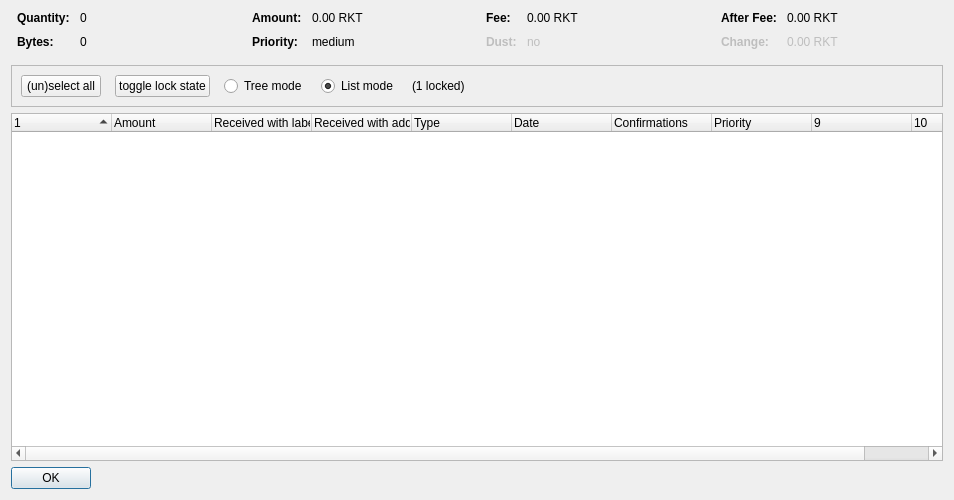
<?xml version="1.0" encoding="UTF-8"?>
<ui version="4.0">
 <class>CoinControlDialog</class>
 <widget class="QDialog" name="CoinControlDialog">
  <property name="geometry">
   <rect>
    <x>0</x>
    <y>0</y>
    <width>954</width>
    <height>500</height>
   </rect>
  </property>
  <property name="windowTitle">
   <string>Coin Selection</string>
  </property>
  <layout class="QVBoxLayout" name="verticalLayout">
   <item>
    <layout class="QHBoxLayout" name="horizontalLayoutTop" stretch="0,0,0,0">
     <property name="topMargin">
      <number>0</number>
     </property>
     <property name="bottomMargin">
      <number>10</number>
     </property>
     <item>
      <layout class="QFormLayout" name="formLayoutCoinControl1">
       <property name="horizontalSpacing">
        <number>10</number>
       </property>
       <property name="verticalSpacing">
        <number>10</number>
       </property>
       <property name="leftMargin">
        <number>6</number>
       </property>
       <property name="rightMargin">
        <number>6</number>
       </property>
       <item row="0" column="0">
        <widget class="QLabel" name="labelCoinControlQuantityText">
         <property name="font">
          <font>
           <weight>75</weight>
           <bold>true</bold>
          </font>
         </property>
         <property name="text">
          <string>Quantity:</string>
         </property>
        </widget>
       </item>
       <item row="0" column="1">
        <widget class="QLabel" name="labelCoinControlQuantity">
         <property name="cursor">
          <cursorShape>IBeamCursor</cursorShape>
         </property>
         <property name="contextMenuPolicy">
          <enum>Qt::ActionsContextMenu</enum>
         </property>
         <property name="text">
          <string notr="true">0</string>
         </property>
         <property name="textInteractionFlags">
          <set>Qt::LinksAccessibleByMouse|Qt::TextSelectableByKeyboard|Qt::TextSelectableByMouse</set>
         </property>
        </widget>
       </item>
       <item row="1" column="0">
        <widget class="QLabel" name="labelCoinControlBytesText">
         <property name="font">
          <font>
           <weight>75</weight>
           <bold>true</bold>
          </font>
         </property>
         <property name="text">
          <string>Bytes:</string>
         </property>
        </widget>
       </item>
       <item row="1" column="1">
        <widget class="QLabel" name="labelCoinControlBytes">
         <property name="cursor">
          <cursorShape>IBeamCursor</cursorShape>
         </property>
         <property name="contextMenuPolicy">
          <enum>Qt::ActionsContextMenu</enum>
         </property>
         <property name="text">
          <string notr="true">0</string>
         </property>
         <property name="textInteractionFlags">
          <set>Qt::LinksAccessibleByMouse|Qt::TextSelectableByKeyboard|Qt::TextSelectableByMouse</set>
         </property>
        </widget>
       </item>
      </layout>
     </item>
     <item>
      <layout class="QFormLayout" name="formLayoutCoinControl2">
       <property name="horizontalSpacing">
        <number>10</number>
       </property>
       <property name="verticalSpacing">
        <number>10</number>
       </property>
       <property name="leftMargin">
        <number>6</number>
       </property>
       <property name="rightMargin">
        <number>6</number>
       </property>
       <item row="0" column="0">
        <widget class="QLabel" name="labelCoinControlAmountText">
         <property name="font">
          <font>
           <weight>75</weight>
           <bold>true</bold>
          </font>
         </property>
         <property name="text">
          <string>Amount:</string>
         </property>
        </widget>
       </item>
       <item row="0" column="1">
        <widget class="QLabel" name="labelCoinControlAmount">
         <property name="cursor">
          <cursorShape>IBeamCursor</cursorShape>
         </property>
         <property name="contextMenuPolicy">
          <enum>Qt::ActionsContextMenu</enum>
         </property>
         <property name="text">
          <string notr="true">0.00 RKT</string>
         </property>
         <property name="textInteractionFlags">
          <set>Qt::LinksAccessibleByMouse|Qt::TextSelectableByKeyboard|Qt::TextSelectableByMouse</set>
         </property>
        </widget>
       </item>
       <item row="1" column="0">
        <widget class="QLabel" name="labelCoinControlPriorityText">
         <property name="font">
          <font>
           <weight>75</weight>
           <bold>true</bold>
          </font>
         </property>
         <property name="text">
          <string>Priority:</string>
         </property>
        </widget>
       </item>
       <item row="1" column="1">
        <widget class="QLabel" name="labelCoinControlPriority">
         <property name="cursor">
          <cursorShape>IBeamCursor</cursorShape>
         </property>
         <property name="contextMenuPolicy">
          <enum>Qt::ActionsContextMenu</enum>
         </property>
         <property name="text">
          <string>medium</string>
         </property>
         <property name="textInteractionFlags">
          <set>Qt::LinksAccessibleByMouse|Qt::TextSelectableByKeyboard|Qt::TextSelectableByMouse</set>
         </property>
        </widget>
       </item>
      </layout>
     </item>
     <item>
      <layout class="QFormLayout" name="formLayoutCoinControl3">
       <property name="horizontalSpacing">
        <number>10</number>
       </property>
       <property name="verticalSpacing">
        <number>10</number>
       </property>
       <property name="leftMargin">
        <number>6</number>
       </property>
       <property name="rightMargin">
        <number>6</number>
       </property>
       <item row="0" column="0">
        <widget class="QLabel" name="labelCoinControlFeeText">
         <property name="font">
          <font>
           <weight>75</weight>
           <bold>true</bold>
          </font>
         </property>
         <property name="text">
          <string>Fee:</string>
         </property>
        </widget>
       </item>
       <item row="0" column="1">
        <widget class="QLabel" name="labelCoinControlFee">
         <property name="cursor">
          <cursorShape>IBeamCursor</cursorShape>
         </property>
         <property name="contextMenuPolicy">
          <enum>Qt::ActionsContextMenu</enum>
         </property>
         <property name="text">
          <string notr="true">0.00 RKT</string>
         </property>
         <property name="textInteractionFlags">
          <set>Qt::LinksAccessibleByMouse|Qt::TextSelectableByKeyboard|Qt::TextSelectableByMouse</set>
         </property>
        </widget>
       </item>
       <item row="1" column="0">
        <widget class="QLabel" name="labelCoinControlLowOutputText">
         <property name="enabled">
          <bool>false</bool>
         </property>
         <property name="font">
          <font>
           <weight>75</weight>
           <bold>true</bold>
          </font>
         </property>
         <property name="text">
          <string>Dust:</string>
         </property>
        </widget>
       </item>
       <item row="1" column="1">
        <widget class="QLabel" name="labelCoinControlLowOutput">
         <property name="enabled">
          <bool>false</bool>
         </property>
         <property name="cursor">
          <cursorShape>IBeamCursor</cursorShape>
         </property>
         <property name="contextMenuPolicy">
          <enum>Qt::ActionsContextMenu</enum>
         </property>
         <property name="text">
          <string>no</string>
         </property>
         <property name="textInteractionFlags">
          <set>Qt::LinksAccessibleByMouse|Qt::TextSelectableByKeyboard|Qt::TextSelectableByMouse</set>
         </property>
        </widget>
       </item>
      </layout>
     </item>
     <item>
      <layout class="QFormLayout" name="formLayoutCoinControl4">
       <property name="horizontalSpacing">
        <number>10</number>
       </property>
       <property name="verticalSpacing">
        <number>10</number>
       </property>
       <property name="leftMargin">
        <number>6</number>
       </property>
       <property name="rightMargin">
        <number>6</number>
       </property>
       <item row="0" column="0">
        <widget class="QLabel" name="labelCoinControlAfterFeeText">
         <property name="font">
          <font>
           <weight>75</weight>
           <bold>true</bold>
          </font>
         </property>
         <property name="text">
          <string>After Fee:</string>
         </property>
        </widget>
       </item>
       <item row="0" column="1">
        <widget class="QLabel" name="labelCoinControlAfterFee">
         <property name="cursor">
          <cursorShape>IBeamCursor</cursorShape>
         </property>
         <property name="contextMenuPolicy">
          <enum>Qt::ActionsContextMenu</enum>
         </property>
         <property name="text">
          <string notr="true">0.00 RKT</string>
         </property>
         <property name="textInteractionFlags">
          <set>Qt::LinksAccessibleByMouse|Qt::TextSelectableByKeyboard|Qt::TextSelectableByMouse</set>
         </property>
        </widget>
       </item>
       <item row="1" column="0">
        <widget class="QLabel" name="labelCoinControlChangeText">
         <property name="enabled">
          <bool>false</bool>
         </property>
         <property name="font">
          <font>
           <weight>75</weight>
           <bold>true</bold>
          </font>
         </property>
         <property name="text">
          <string>Change:</string>
         </property>
        </widget>
       </item>
       <item row="1" column="1">
        <widget class="QLabel" name="labelCoinControlChange">
         <property name="enabled">
          <bool>false</bool>
         </property>
         <property name="cursor">
          <cursorShape>IBeamCursor</cursorShape>
         </property>
         <property name="contextMenuPolicy">
          <enum>Qt::ActionsContextMenu</enum>
         </property>
         <property name="text">
          <string notr="true">0.00 RKT</string>
         </property>
         <property name="textInteractionFlags">
          <set>Qt::LinksAccessibleByMouse|Qt::TextSelectableByKeyboard|Qt::TextSelectableByMouse</set>
         </property>
        </widget>
       </item>
      </layout>
     </item>
    </layout>
   </item>
   <item>
    <widget class="QFrame" name="frame">
     <property name="minimumSize">
      <size>
       <width>0</width>
       <height>40</height>
      </size>
     </property>
     <property name="frameShape">
      <enum>QFrame::StyledPanel</enum>
     </property>
     <property name="frameShadow">
      <enum>QFrame::Sunken</enum>
     </property>
     <layout class="QHBoxLayout" name="horizontalLayout">
      <item>
       <layout class="QHBoxLayout" name="horizontalLayoutPanel" stretch="0,0,0,0,0,0">
        <property name="spacing">
         <number>14</number>
        </property>
        <item>
         <widget class="QPushButton" name="pushButtonSelectAll">
          <property name="sizePolicy">
           <sizepolicy hsizetype="Maximum" vsizetype="Fixed">
            <horstretch>0</horstretch>
            <verstretch>0</verstretch>
           </sizepolicy>
          </property>
          <property name="text">
           <string>(un)select all</string>
          </property>
          <property name="autoDefault">
           <bool>false</bool>
          </property>
         </widget>
        </item>
        <item>
         <widget class="QPushButton" name="pushButtonToggleLock">
          <property name="sizePolicy">
           <sizepolicy hsizetype="Maximum" vsizetype="Fixed">
            <horstretch>0</horstretch>
            <verstretch>0</verstretch>
           </sizepolicy>
          </property>
          <property name="text">
           <string>toggle lock state</string>
          </property>
          <property name="autoDefault">
           <bool>false</bool>
          </property>
         </widget>
        </item>
        <item>
         <widget class="QRadioButton" name="radioTreeMode">
          <property name="sizePolicy">
           <sizepolicy hsizetype="Maximum" vsizetype="Fixed">
            <horstretch>0</horstretch>
            <verstretch>0</verstretch>
           </sizepolicy>
          </property>
          <property name="text">
           <string>Tree mode</string>
          </property>
         </widget>
        </item>
        <item>
         <widget class="QRadioButton" name="radioListMode">
          <property name="sizePolicy">
           <sizepolicy hsizetype="Maximum" vsizetype="Fixed">
            <horstretch>0</horstretch>
            <verstretch>0</verstretch>
           </sizepolicy>
          </property>
          <property name="text">
           <string>List mode</string>
          </property>
          <property name="checked">
           <bool>true</bool>
          </property>
         </widget>
        </item>
        <item>
         <widget class="QLabel" name="labelLocked">
          <property name="text">
           <string>(1 locked)</string>
          </property>
         </widget>
        </item>
        <item>
         <spacer name="horizontalSpacer">
          <property name="orientation">
           <enum>Qt::Horizontal</enum>
          </property>
          <property name="sizeHint" stdset="0">
           <size>
            <width>40</width>
            <height>20</height>
           </size>
          </property>
         </spacer>
        </item>
       </layout>
      </item>
     </layout>
    </widget>
   </item>
   <item>
    <widget class="CoinControlTreeWidget" name="treeWidget">
     <property name="contextMenuPolicy">
      <enum>Qt::CustomContextMenu</enum>
     </property>
     <property name="sortingEnabled">
      <bool>false</bool>
     </property>
     <property name="columnCount">
      <number>10</number>
     </property>
     <attribute name="headerShowSortIndicator" stdset="0">
      <bool>true</bool>
     </attribute>
     <attribute name="headerStretchLastSection">
      <bool>false</bool>
     </attribute>
     <column>
      <property name="text">
       <string/>
      </property>
     </column>
     <column>
      <property name="text">
       <string>Amount</string>
      </property>
     </column>
     <column>
      <property name="text">
       <string>Received with label</string>
      </property>
     </column>
     <column>
      <property name="text">
       <string>Received with address</string>
      </property>
     </column>
     <column>
      <property name="text">
       <string>Type</string>
      </property>
     </column>
     <column>
      <property name="text">
       <string>Date</string>
      </property>
     </column>
     <column>
      <property name="text">
       <string>Confirmations</string>
      </property>
      <property name="toolTip">
       <string>Confirmed</string>
      </property>
     </column>
     <column>
      <property name="text">
       <string>Priority</string>
      </property>
     </column>
     <column>
      <property name="text">
       <string/>
      </property>
     </column>
     <column>
      <property name="text">
       <string/>
      </property>
     </column>
    </widget>
   </item>
   <item>
    <widget class="QDialogButtonBox" name="buttonBox">
     <property name="sizePolicy">
      <sizepolicy hsizetype="Maximum" vsizetype="Fixed">
       <horstretch>0</horstretch>
       <verstretch>0</verstretch>
      </sizepolicy>
     </property>
     <property name="orientation">
      <enum>Qt::Horizontal</enum>
     </property>
     <property name="standardButtons">
      <set>QDialogButtonBox::Ok</set>
     </property>
    </widget>
   </item>
  </layout>
 </widget>
 <customwidgets>
  <customwidget>
   <class>CoinControlTreeWidget</class>
   <extends>QTreeWidget</extends>
   <header>coincontroltreewidget.h</header>
  </customwidget>
 </customwidgets>
 <resources/>
 <connections/>
</ui>
